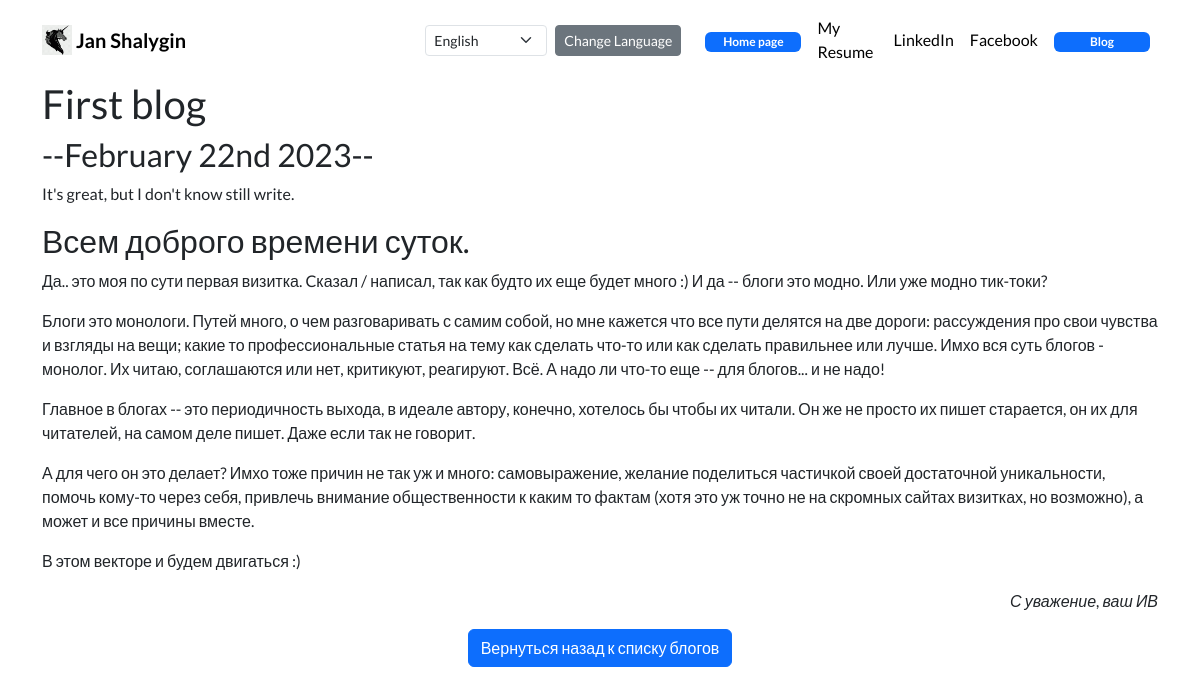
Page /en/blog/1/ on the earlier database version.
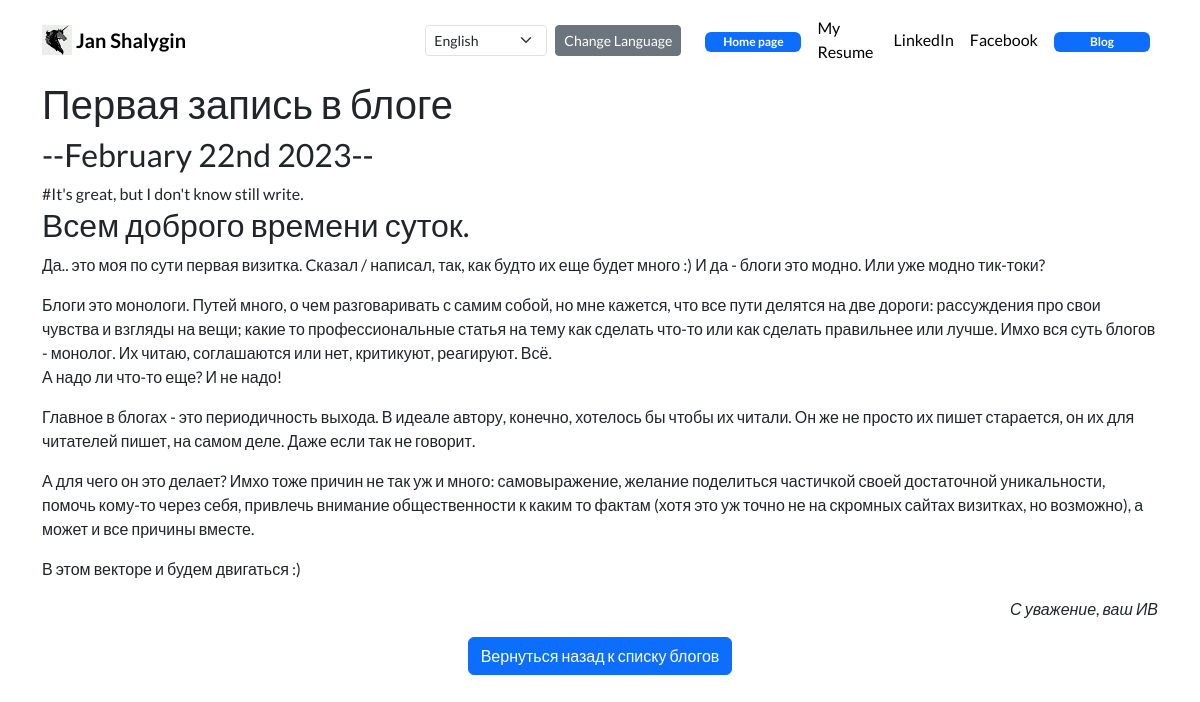
Same page on the later database version.
### blog/models.py (models this page shows, shortened)
class Blog(models.Model):
    title = models.CharField(max_length=200)
    data_post = models.DateField()
    discripton = models.TextField()

### blog/views.py (the view)
# urls.py: path('<int:blog_id>/', views.detail, name='detail'),
def detail(request, blog_id):
    blog = get_object_or_404(Blog, pk=blog_id)
    return render(request, 'blog/detail.html', {'blog': blog})

### blog/templates/blog/detail.html
{% extends 'portfolio/base.html' %}
{% block content %}
    <h1>{{ blog.title }}</h1>
    <h2>--{{ blog.data_post|date:'F jS Y' }}--</h2>
    {{ blog.discripton|safe }}
    <div class="d-flex justify-content-center">
        <a href="{% url 'blog:all_blogs' %} " class="btn btn-primary">Вернуться назад к списку блогов </a>
    </div>
{% endblock %}

Differences in the rows shown:
changed Blog: title "First blog" → "Первая запись в блоге"; discripton "It's great, but I don't know still write. Всем доброго времени суток. Да.. это моя по сути первая визитка. Cказал / написал, так как будто их еще будет много :) И да -- блоги это модно. Или уже модно тик-токи? Блоги это монологи. Путей много, о чем разговаривать с самим собой, но мне кажется что все пути делятся на две дороги: рассуждения про свои чувства и взгляды на вещи; какие то профессиональные статья на тему как сделать что-то или как сделать правильнее или лучше. Имхо вся суть блогов - монолог. Их читаю, соглашаются или нет, критикуют, реагируют. Всё. А надо ли что-то еще -- для блогов... и не надо! Главное в блогах -- это периодичность выхода, в идеале автору, конечно, хотелось бы…" → "#It's great, but I don't know still write. Всем доброго времени суток. Да.. это моя по сути первая визитка. Cказал / написал, так, как будто их еще будет много :) И да - блоги это модно. Или уже модно тик-токи? Блоги это монологи. Путей много, о чем разговаривать с самим собой, но мне кажется, что все пути делятся на две дороги: рассуждения про свои чувства и взгляды на вещи; какие то профессиональные статья на тему как сделать что-то или как сделать правильнее или лучше. Имхо вся суть блогов - монолог. Их читаю, соглашаются или нет, критикуют, реагируют. Всё. А надо ли что-то еще? И не надо! Главное в блогах - это периодичность выхода. В идеале автору, конечно, хотелось бы чтобы их читали.…"
